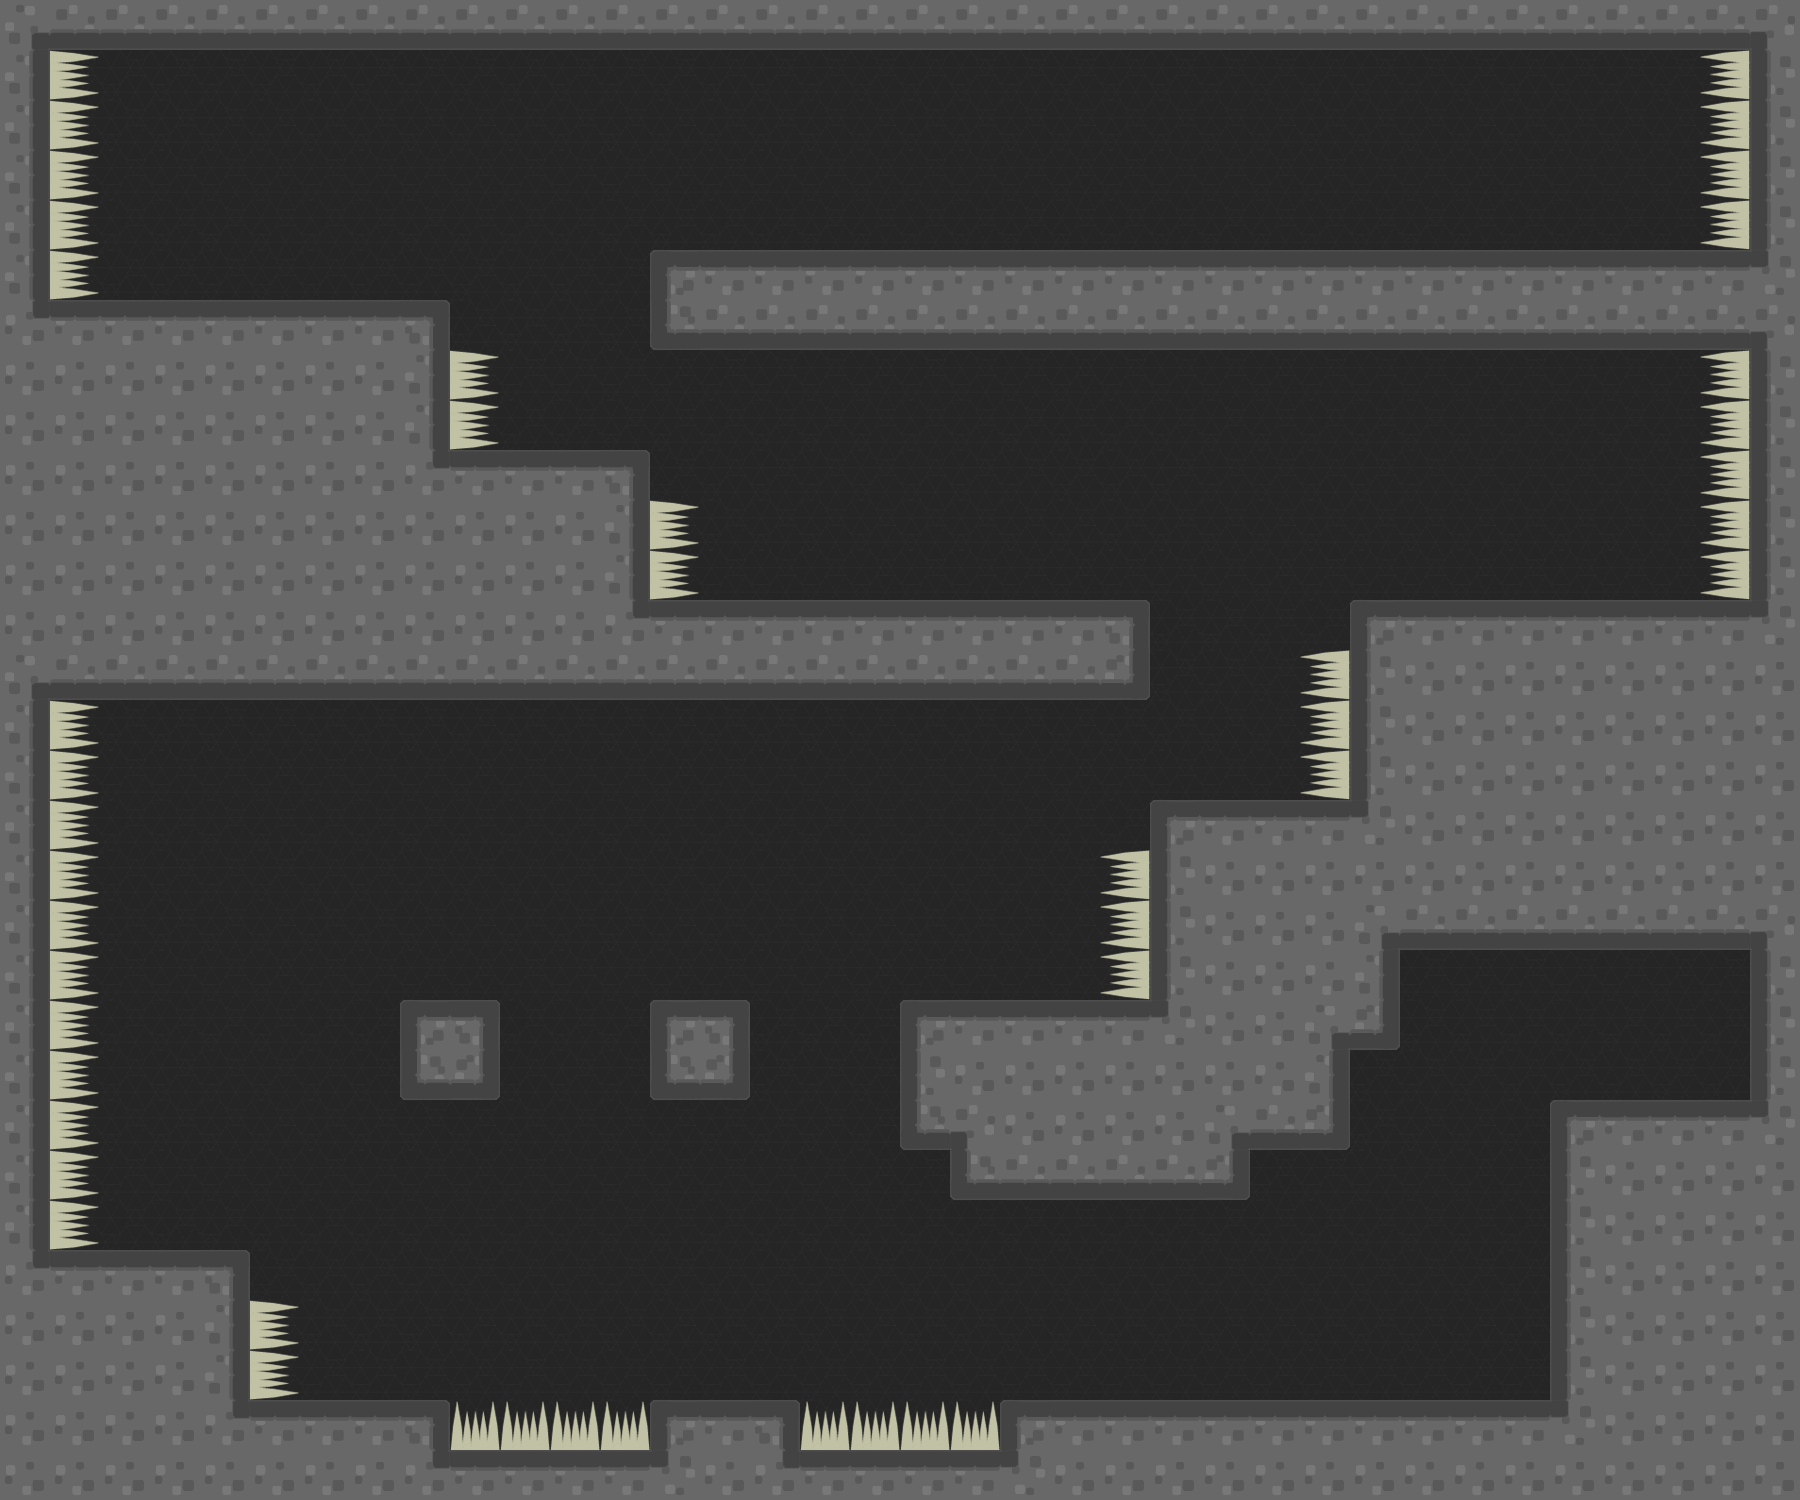

Rendered tile map (Tiled .tmx) drawn with the repository's tilesets; below, a short description and the map source with its tile grids summarised:
An orthogonal 36x30 tile map with 50x50 px tiles, 3 tile layers (bg, Platform, Spikes), 3 tilesets and 3 objects (Exit, SpawnPoint, Gear).

<map version="1.0" orientation="orthogonal" width="36" height="30" tilewidth="50" tileheight="50">
 <tileset firstgid="1" name="eli_tileset" tilewidth="50" tileheight="50">
  <image source="Tiled/eli_tileset.png" width="200" height="200" />
 </tileset>
 <tileset firstgid="17" name="spikes" tilewidth="50" tileheight="50">
  <image source="Tiled/spikes.png" width="100" height="100" />
 </tileset>
 <tileset firstgid="21" name="bg" tilewidth="50" tileheight="50">
  <image source="Tiled/bg.png" width="50" height="50" />
 </tileset>
 <layer name="bg" width="36" height="30">
  <data>[1080 cells, 1080 non-empty, 1 distinct tile ids]</data>
 </layer>
 <layer name="Platform" width="36" height="30">
  <data>[1080 cells, 453 non-empty, 13 distinct tile ids]</data>
 </layer>
 <objectgroup name="Objects" width="36" height="30">
  <object name="Exit" x="1650" y="1006" width="49" height="19" />
  <object name="SpawnPoint" x="1601" y="170" width="48" height="27" />
  <object name="Gear" x="1635" y="556" />
 </objectgroup>
 <layer name="Spikes" width="36" height="30">
  <data>[1080 cells, 45 non-empty, 3 distinct tile ids]</data>
 </layer>
</map>
